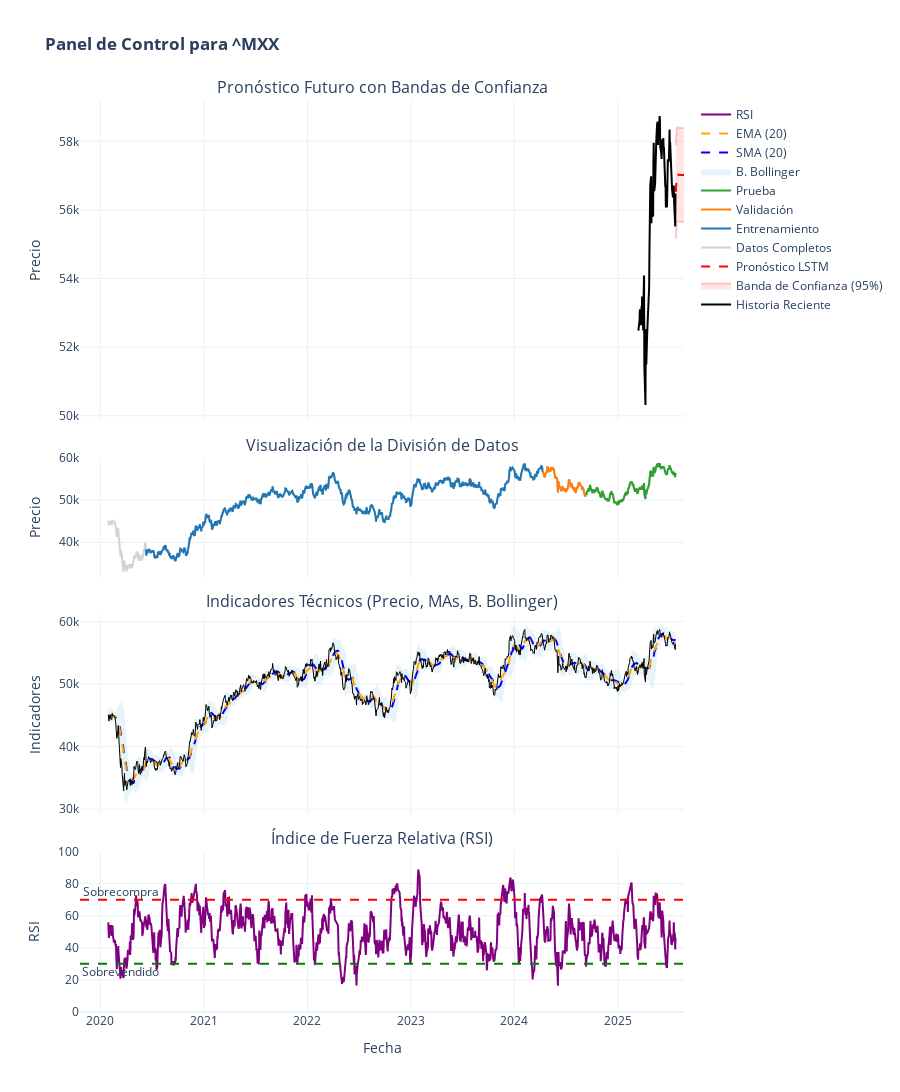

The cell this chart's notebook holds for it:
### Code cell
# --- 9.2. Construir el Panel de Control Unificado (VERSIÓN CONSOLIDADA) ---
print("\n--- Panel de Control Consolidado de Análisis y Pronóstico ---")

# MODIFICACIÓN: Crear 4 subplots en lugar de 5
fig = make_subplots(
    rows=4, cols=1, shared_xaxes=True, vertical_spacing=0.04,
    row_heights=[0.4, 0.15, 0.25, 0.2],  # Alturas ajustadas para dar prioridad a los gráficos principales
    subplot_titles=(
        'Pronóstico Futuro con Bandas de Confianza', 
        'Visualización de la División de Datos', 
        'Indicadores Técnicos (Precio, MAs, B. Bollinger)', 
        'Índice de Fuerza Relativa (RSI)'
    )
)

# --- Gráfico 1: Pronóstico Futuro con Bandas de Confianza (Sin cambios) ---
prediction_error_std = final_summary.loc[final_model_name, 'RMSE']
confidence_multiplier = 1.96 # Para un intervalo de confianza del 95%
upper_band = future_predictions_inv + (prediction_error_std * confidence_multiplier)
lower_band = future_predictions_inv - (prediction_error_std * confidence_multiplier)

recent_history = features_df.iloc[-90:]
fig.add_trace(go.Scatter(x=recent_history.index, y=recent_history[TARGET_TICKER], name='Historia Reciente', line=dict(color='black')), row=1, col=1)
fig.add_trace(go.Scatter(x=future_dates, y=upper_band, mode='lines', line=dict(color='rgba(255,0,0,0.2)'), showlegend=False), row=1, col=1)
fig.add_trace(go.Scatter(x=future_dates, y=lower_band, mode='lines', line=dict(color='rgba(255,0,0,0.2)'), fill='tonexty', fillcolor='rgba(255,0,0,0.1)', name='Banda de Confianza (95%)'), row=1, col=1)
fig.add_trace(go.Scatter(x=future_dates, y=future_predictions_inv, name='Pronóstico LSTM', line=dict(color='red', dash='dash')), row=1, col=1)

# --- Gráfico 2: División de Datos (Sin cambios) ---
fig.add_trace(go.Scatter(x=plot_df.index, y=plot_df[TARGET_TICKER], name='Datos Completos', line=dict(color='lightgray')), row=2, col=1)
fig.add_trace(go.Scatter(x=dates_train, y=plot_df.loc[dates_train, TARGET_TICKER], name='Entrenamiento', line=dict(color='#1f77b4')), row=2, col=1)
fig.add_trace(go.Scatter(x=dates_val, y=plot_df.loc[dates_val, TARGET_TICKER], name='Validación', line=dict(color='#ff7f0e')), row=2, col=1)
fig.add_trace(go.Scatter(x=dates_test, y=plot_df.loc[dates_test, TARGET_TICKER], name='Prueba', line=dict(color='#2ca02c')), row=2, col=1)

# --- Gráfico 3: CONSOLIDADO - Medias Móviles y Bandas de Bollinger ---
# Se grafican en este orden para que las capas se vean correctamente: Relleno -> Líneas -> Precio
# 1. Bandas de Bollinger (área sombreada)
fig.add_trace(go.Scatter(x=plot_df.index, y=plot_df[f'{TARGET_TICKER}_BB_UPPER'], line=dict(color='rgba(0,0,0,0)'), showlegend=False), row=3, col=1)
fig.add_trace(go.Scatter(x=plot_df.index, y=plot_df[f'{TARGET_TICKER}_BB_LOWER'], name='B. Bollinger', line=dict(color='rgba(0,0,0,0)'), fill='tonexty', fillcolor='rgba(173, 216, 230, 0.3)'), row=3, col=1)
# 2. Medias Móviles
fig.add_trace(go.Scatter(x=plot_df.index, y=plot_df[f'{TARGET_TICKER}_SMA'], name='SMA (20)', line=dict(color='blue', dash='dash')), row=3, col=1)
fig.add_trace(go.Scatter(x=plot_df.index, y=plot_df[f'{TARGET_TICKER}_EMA'], name='EMA (20)', line=dict(color='orange', dash='dash')), row=3, col=1)
# 3. Precio (línea sólida encima de todo)
fig.add_trace(go.Scatter(x=plot_df.index, y=plot_df[TARGET_TICKER], name='Precio IPC', line=dict(color='black', width=1), showlegend=False), row=3, col=1)


# --- Gráfico 4: RSI (Ahora en la fila 4) ---
fig.add_trace(go.Scatter(x=plot_df.index, y=plot_df[f'{TARGET_TICKER}_RSI'], name='RSI', line=dict(color='purple')), row=4, col=1)
fig.add_hline(y=70, line_dash="dash", line_color="red", row=4, col=1)
fig.add_hline(y=30, line_dash="dash", line_color="green", row=4, col=1)
fig.add_annotation(x=plot_df.index[30], y=75, text="Sobrecompra", showarrow=False, row=4, col=1)
fig.add_annotation(x=plot_df.index[30], y=25, text="Sobrevendido", showarrow=False, row=4, col=1)

# --- Actualizar Diseño General ---
fig.update_layout(height=1200, template='plotly_white', showlegend=True, hovermode='x unified', title_text=f"<b>Panel de Control para {TARGET_TICKER}</b>")
fig.update_yaxes(title_text="Precio", row=1, col=1)
fig.update_yaxes(title_text="Precio", row=2, col=1)
fig.update_yaxes(title_text="Indicadores", row=3, col=1) # Título del nuevo gráfico consolidado
fig.update_yaxes(title_text="RSI", range=[0, 100], row=4, col=1)
fig.update_xaxes(title_text="Fecha", row=4, col=1)

fig.show()
